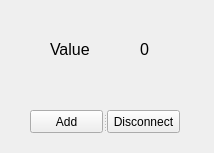
<?xml version="1.0" encoding="UTF-8"?>
<ui version="4.0">
 <class>Widget</class>
 <widget class="QWidget" name="Widget">
  <property name="geometry">
   <rect>
    <x>0</x>
    <y>0</y>
    <width>214</width>
    <height>153</height>
   </rect>
  </property>
  <property name="windowTitle">
   <string>Widget</string>
  </property>
  <widget class="QLabel" name="label">
   <property name="geometry">
    <rect>
     <x>50</x>
     <y>40</y>
     <width>39</width>
     <height>19</height>
    </rect>
   </property>
   <property name="font">
    <font>
     <pointsize>12</pointsize>
    </font>
   </property>
   <property name="text">
    <string>Value</string>
   </property>
  </widget>
  <widget class="QLabel" name="label_2">
   <property name="geometry">
    <rect>
     <x>140</x>
     <y>40</y>
     <width>16</width>
     <height>19</height>
    </rect>
   </property>
   <property name="font">
    <font>
     <pointsize>12</pointsize>
    </font>
   </property>
   <property name="text">
    <string>0</string>
   </property>
  </widget>
  <widget class="QSplitter" name="splitter_2">
   <property name="geometry">
    <rect>
     <x>30</x>
     <y>110</y>
     <width>150</width>
     <height>23</height>
    </rect>
   </property>
   <property name="orientation">
    <enum>Qt::Horizontal</enum>
   </property>
   <widget class="QPushButton" name="pushButton">
    <property name="text">
     <string>Add</string>
    </property>
   </widget>
   <widget class="QPushButton" name="pushButton_2">
    <property name="text">
     <string>Disconnect</string>
    </property>
   </widget>
  </widget>
 </widget>
 <layoutdefault spacing="6" margin="11"/>
 <resources/>
 <connections>
  <connection>
   <sender>Widget</sender>
   <signal>counterChanged(int)</signal>
   <receiver>label_2</receiver>
   <slot>setNum(int)</slot>
   <hints>
    <hint type="sourcelabel">
     <x>277</x>
     <y>77</y>
    </hint>
    <hint type="destinationlabel">
     <x>153</x>
     <y>50</y>
    </hint>
   </hints>
  </connection>
  <connection>
   <sender>Widget</sender>
   <signal>goodbye()</signal>
   <receiver>Widget</receiver>
   <slot>close()</slot>
   <hints>
    <hint type="sourcelabel">
     <x>166</x>
     <y>231</y>
    </hint>
    <hint type="destinationlabel">
     <x>93</x>
     <y>222</y>
    </hint>
   </hints>
  </connection>
  <connection>
   <sender>pushButton_2</sender>
   <signal>clicked()</signal>
   <receiver>Widget</receiver>
   <slot>toggleConnection()</slot>
   <hints>
    <hint type="sourcelabel">
     <x>154</x>
     <y>122</y>
    </hint>
    <hint type="destinationlabel">
     <x>269</x>
     <y>121</y>
    </hint>
   </hints>
  </connection>
  <connection>
   <sender>pushButton</sender>
   <signal>clicked()</signal>
   <receiver>Widget</receiver>
   <slot>slotInc()</slot>
   <hints>
    <hint type="sourcelabel">
     <x>69</x>
     <y>121</y>
    </hint>
    <hint type="destinationlabel">
     <x>69</x>
     <y>171</y>
    </hint>
   </hints>
  </connection>
 </connections>
 <slots>
  <signal>counterChanged(int)</signal>
  <signal>goodbye()</signal>
  <slot>toggleConnection()</slot>
  <slot>slotInc()</slot>
 </slots>
</ui>
